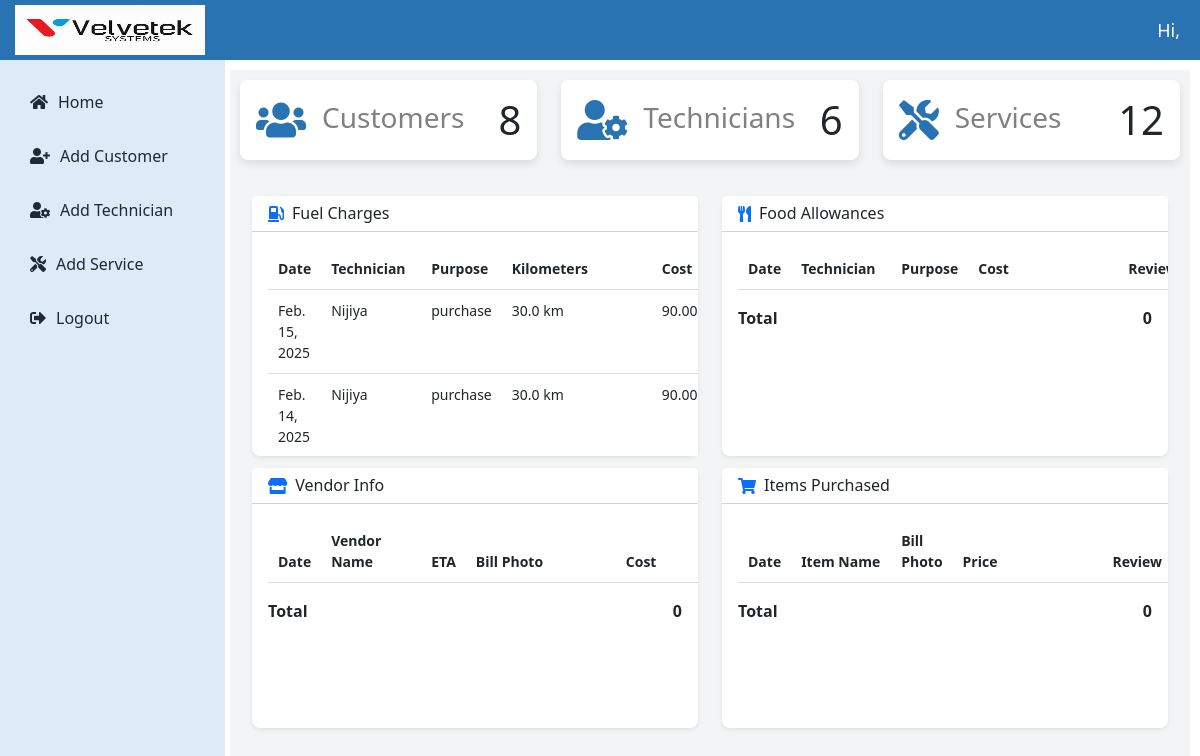
/velvetekapp/extra_work_admin/25/, run on the app's committed database.
### technicianapp/models.py (models this page shows)
class FuelCharge(models.Model):
    technician_name = models.CharField(max_length=100)
    date = models.DateField()
    purpose = models.TextField()
    kilometers = models.FloatField()
    cost = models.DecimalField(max_digits=10, decimal_places=2,default=0)
    review = models.CharField(max_length=255,null=True,blank=True)
    apply = models.ForeignKey(Apply, on_delete=models.CASCADE,related_name='fuel_charges', blank=True,null=True)
    customer_name = models.CharField(max_length=225)
    issue = models.TextField()

### velvetekapp/views.py (the view)
# urls.py: path('extra_work_admin/<int:service_id>/', views.extra_work_admin, name='extra_work_admin'),
def extra_work_admin(request, service_id):
    customer_count = Customer.objects.count()
    total_services = Apply.objects.count()
    technician_count = CustomUser.objects.filter(role='technician').count()
    try:
        apply_instance = Apply.objects.get(id=service_id)
    except Apply.DoesNotExist:
        messages.error(request, "Apply instance not found.")
        return redirect('apply_list')
    fuel_charges = FuelCharge.objects.filter(apply=apply_instance)
    food_allowances = FoodAllowance.objects.filter(apply=apply_instance)
    items_purchased = ItemPurchased.objects.filter(apply=apply_instance)
    vendors_info = VendorInfo.objects.filter(apply=apply_instance)
    current_status_entries = CurrentStatus.objects.filter(apply=apply_instance)
    cards = []
    if fuel_charges:
        cards.append("fuel")
    if food_allowances:
        cards.append("food")
    if vendors_info:
        cards.append("vendors")
    if items_purchased:
        cards.append("items")
    context = {
        'customer_count': customer_count,
        'total_services': total_services,
        'technician_count': technician_count,
        'apply_instance': apply_instance,
        'fuel_charges': fuel_charges,
        'food_allowances': food_allowances,
        'items_purchased': items_purchased,
        'vendors_info': vendors_info,
        'current_status_entries': current_status_entries,
        'fuel_total': fuel_charges.aggregate(total=Sum('cost'))['total'] or 0,
        'food_total': food_allowances.aggregate(total=Sum('cost'))['total'] or 0,
        'items_total': items_purchased.aggregate(total=Sum('price'))['total'] or 0,
        'vendor_total': vendors_info.aggregate(total=Sum('vendor_cost'))['total'] or 0,
        "cards": cards,
    }
    return render(request, 'additional_charges.html', context)

### templates/additional_charges.html (shortened to what this page needs)
{% extends 'admin_dashboard.html' %}
{% block content %}
<div class="container mt-4">
    <div class="row">
        <div class="col-md-6 mb-3">
            <div class="card shadow-sm fixed-card">
                <div class="card-header bg-white">
                    <div class="d-flex align-items-center">
                        <i class="fas fa-gas-pump me-2 text-primary"></i>
                        <h6 class="mb-0">Fuel Charges</h6>
                    </div>
                </div>
                <div class="card-body scrollable-card">
                    <table class="table table-sm">
                        <thead>
                            <tr>
                                <th>Date</th>
                                <th>Technician</th>
                                <th>Purpose</th>
                                <th>Kilometers</th>
                                <th>Cost</th>
                            </tr>
                        </thead>
                        <tbody>
                            {% for charge in fuel_charges %}
                            <tr>
                                <td>{{ charge.date }}</td>
                                <td>{{ charge.technician_name }}</td>
                                <td>{{ charge.purpose }}</td>
                                <td>{{ charge.kilometers }} km</td>
                                <td>{{ charge.cost }}</td>
                            </tr>
                            {% endfor %}
                        </tbody>
                    </table>
                </div>
            </div>
        </div>
        <div class="col-md-6 mb-3">
            <div class="card shadow-sm fixed-card">
                <div class="card-header bg-white">
                    <div class="d-flex align-items-center">
                        <i class="fas fa-utensils me-2 text-primary"></i>
                        <h6 class="mb-0">Food Allowances</h6>
                    </div>
                </div>
                <div class="card-body scrollable-card">
                    <table class="table table-sm">
                        <thead>
                            <tr>
                                <th>Date</th>
                                <th>Technician</th>
                                <th>Purpose</th>
                                <th>Cost</th>
                                <th>Review</th>
                            </tr>
                        </thead>
                    </table>
                    <div class="fw-bold d-flex justify-content-between">
                        <span>Total</span>
                        <span>{{ food_total }}</span>
                    </div>
                </div>
            </div>
        </div>
        <div class="col-md-6 mb-3">
            <div class="card shadow-sm fixed-card">
                <div class="card-header bg-white">
                    <div class="d-flex align-items-center">
                        <i class="fas fa-store me-2 text-primary"></i>
                        <h6 class="mb-0">Vendor Info</h6>
                    </div>
                </div>
                <div class="card-body scrollable-card">
                    <table class="table table-sm">
                        <thead>
                            <tr>
                                <th>Date</th>
                                <th>Vendor Name</th>
                                <th>ETA</th>
                                <th>Bill Photo</th>
                                <th>Cost</th>
                            </tr>
                        </thead>
                    </table>
                    <div class="fw-bold d-flex justify-content-between">
                        <span>Total</span>
                        <span>{{ vendor_total }}</span>
                    </div>
                </div>
            </div>
        </div>
        <div class="col-md-6 mb-3">
            <div class="card shadow-sm fixed-card">
                <div class="card-header bg-white">
                    <div class="d-flex align-items-center">
                        <i class="fas fa-shopping-cart me-2 text-primary"></i>
                        <h6 class="mb-0">Items Purchased</h6>
                    </div>
                </div>
                <div class="card-body scrollable-card">
                    <table class="table table-sm">
                        <thead>
                            <tr>
                                <th>Date</th>
                                <th>Item Name</th>
                                <th>Bill Photo</th>
                                <th>Price</th>
                                <th>Review</th>
                            </tr>
                        </thead>
                    </table>
                    <div class="fw-bold d-flex justify-content-between">
                        <span>Total</span>
                        <span>{{ items_total }}</span>
                    </div>
                </div>
            </div>
        </div>
    </div>
</div>
<link rel="stylesheet" href="https://cdnjs.cloudflare.com/ajax/libs/font-awesome/5.15.4/css/all.min.css">
{% endblock %}

### static/assets/css/admin_dashboard.css (style rules this page uses)
:root { --primary-color: #2973B2; --secondary-color: #F3F4F6; --accent-color: #441172; --text-color: #1F2937; --white: #ffffff; --sidebar-color: #DDEAF7; }
.card { border: none; border-radius: 8px; box-shadow: 0 4px 8px rgba(0, 0, 0, 0.1); transition: transform 0.2s ease, box-shadow 0.2s ease; }
.table { width: 100%; word-wrap: break-word; white-space: normal; table-layout: auto; border-collapse: collapse; }
.table th:nth-child(2), .table td:nth-child(2) { min-width: 100px !important; max-width: 150px !important; }
.table th:nth-child(4), .table td:nth-child(4) { min-width: 150px !important; max-width: 200px !important; }
.table th:nth-child(5), .table td:nth-child(5) { min-width: 150px !important; max-width: 150px !important; }
.table th, .table td { padding: 10px !important; text-align: left !important; border-bottom: 1px solid #ddd !important; border-right: none !important; border-left: none !important; }

### templates/additional_charges.html (style rules this page uses)
.fixed-card { height: 260px; }
.scrollable-card { overflow-y: auto; }
.table-sm { font-size: 0.875rem; }
.mb-3 { margin-bottom: 12px !important; }

### data on the page
FuelCharge: date "Feb. 15, 2025", technician_name "Nijiya", purpose "purchase", kilometers "30.0", cost "90.00"
FuelCharge: date "Feb. 14, 2025", technician_name "Nijiya", purpose "purchase", kilometers "30.0", cost "90.00"

### other printed values
{{ customer_count }} "8"
{{ technician_count }} "6"
{{ total_services }} "12"
{{ food_total }} "0"
{{ vendor_total }} "0"
{{ items_total }} "0"
